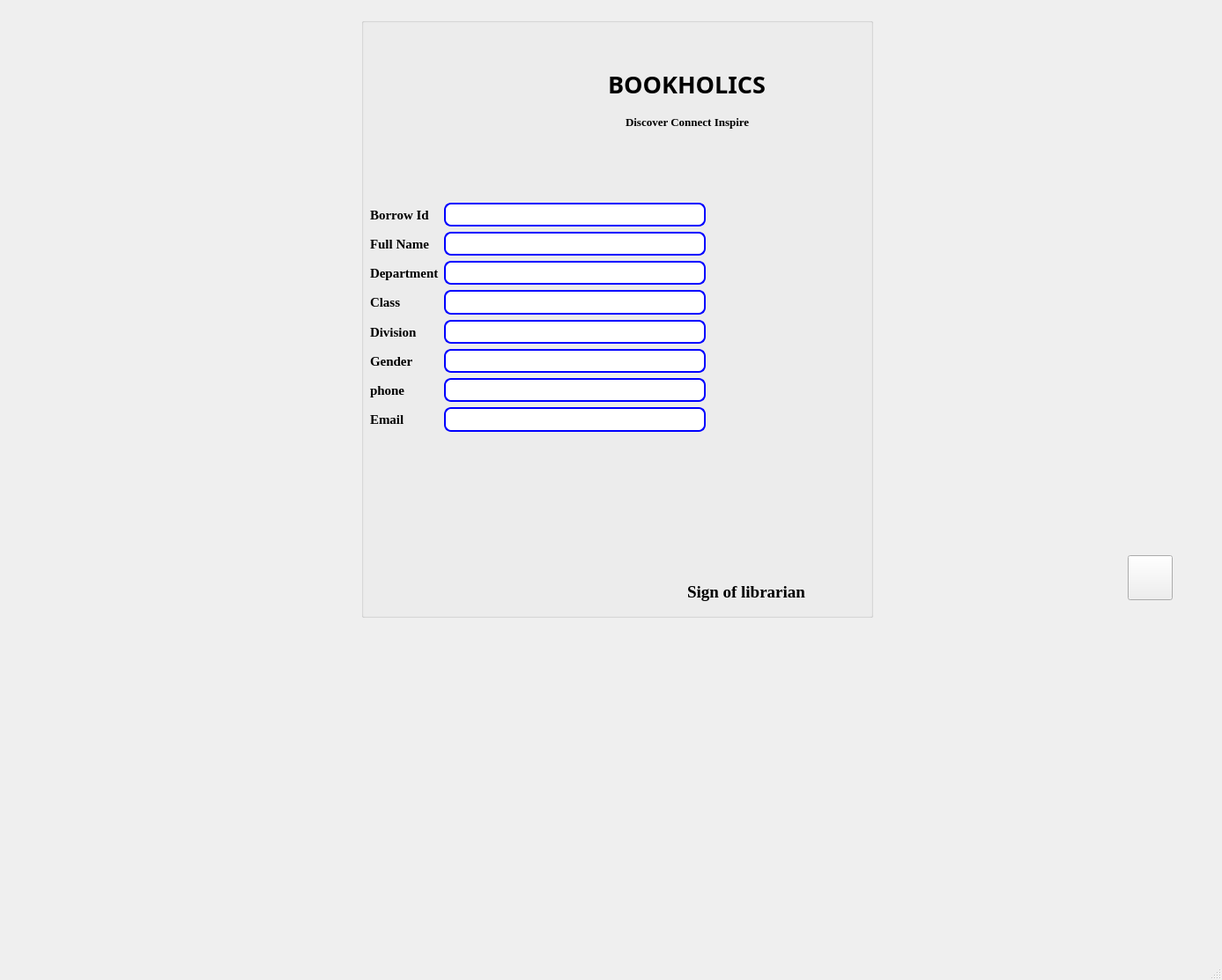
<?xml version="1.0" encoding="UTF-8"?>
<ui version="4.0">
 <class>library_card</class>
 <widget class="QMainWindow" name="library_card">
  <property name="geometry">
   <rect>
    <x>0</x>
    <y>0</y>
    <width>1387</width>
    <height>1112</height>
   </rect>
  </property>
  <property name="windowTitle">
   <string>Library Card</string>
  </property>
  <property name="windowIcon">
   <iconset resource="bookholics.qrc">
    <normaloff>:/image/logo.jpg</normaloff>:/image/logo.jpg</iconset>
  </property>
  <widget class="QWidget" name="centralwidget">
   <widget class="QGroupBox" name="groupBox">
    <property name="geometry">
     <rect>
      <x>410</x>
      <y>20</y>
      <width>581</width>
      <height>681</height>
     </rect>
    </property>
    <property name="title">
     <string/>
    </property>
    <widget class="QLabel" name="label_3">
     <property name="geometry">
      <rect>
       <x>300</x>
       <y>110</y>
       <width>231</width>
       <height>16</height>
      </rect>
     </property>
     <property name="font">
      <font>
       <family>Times New Roman</family>
       <pointsize>10</pointsize>
       <weight>75</weight>
       <bold>true</bold>
      </font>
     </property>
     <property name="text">
      <string>Discover Connect Inspire</string>
     </property>
    </widget>
    <widget class="QLabel" name="label">
     <property name="geometry">
      <rect>
       <x>10</x>
       <y>20</y>
       <width>251</width>
       <height>171</height>
      </rect>
     </property>
     <property name="styleSheet">
      <string notr="true">border-image: url(:/image/book1.jpg);</string>
     </property>
     <property name="text">
      <string/>
     </property>
    </widget>
    <widget class="QLabel" name="label_2">
     <property name="geometry">
      <rect>
       <x>280</x>
       <y>55</y>
       <width>231</width>
       <height>41</height>
      </rect>
     </property>
     <property name="font">
      <font>
       <family>Segoe Print</family>
       <pointsize>20</pointsize>
       <weight>75</weight>
       <bold>true</bold>
      </font>
     </property>
     <property name="text">
      <string>BOOKHOLICS</string>
     </property>
    </widget>
    <widget class="QWidget" name="formLayoutWidget">
     <property name="geometry">
      <rect>
       <x>10</x>
       <y>210</y>
       <width>381</width>
       <height>260</height>
      </rect>
     </property>
     <layout class="QFormLayout" name="formLayout">
      <item row="0" column="0">
       <widget class="QLabel" name="label_4">
        <property name="font">
         <font>
          <family>Times New Roman</family>
          <pointsize>11</pointsize>
          <weight>75</weight>
          <bold>true</bold>
         </font>
        </property>
        <property name="text">
         <string>Borrow Id</string>
        </property>
       </widget>
      </item>
      <item row="0" column="1">
       <widget class="QLineEdit" name="lineEdit_borrow_id">
        <property name="font">
         <font>
          <family>Times New Roman</family>
          <pointsize>11</pointsize>
         </font>
        </property>
        <property name="styleSheet">
         <string notr="true">padding:2px;
border-style:solid;
border:2px solid blue;
border-radius:8px;</string>
        </property>
       </widget>
      </item>
      <item row="1" column="0">
       <widget class="QLabel" name="label_5">
        <property name="font">
         <font>
          <family>Times New Roman</family>
          <pointsize>11</pointsize>
          <weight>75</weight>
          <bold>true</bold>
         </font>
        </property>
        <property name="text">
         <string>Full Name</string>
        </property>
       </widget>
      </item>
      <item row="1" column="1">
       <widget class="QLineEdit" name="lineEdit_full_name">
        <property name="font">
         <font>
          <family>Times New Roman</family>
          <pointsize>11</pointsize>
         </font>
        </property>
        <property name="styleSheet">
         <string notr="true">padding:2px;
border-style:solid;
border:2px solid blue;
border-radius:8px;</string>
        </property>
       </widget>
      </item>
      <item row="2" column="0">
       <widget class="QLabel" name="label_6">
        <property name="font">
         <font>
          <family>Times New Roman</family>
          <pointsize>11</pointsize>
          <weight>75</weight>
          <bold>true</bold>
         </font>
        </property>
        <property name="text">
         <string>Department</string>
        </property>
       </widget>
      </item>
      <item row="2" column="1">
       <widget class="QLineEdit" name="lineEdit_dept">
        <property name="font">
         <font>
          <family>Times New Roman</family>
          <pointsize>11</pointsize>
         </font>
        </property>
        <property name="styleSheet">
         <string notr="true">padding:2px;
border-style:solid;
border:2px solid blue;
border-radius:8px;</string>
        </property>
       </widget>
      </item>
      <item row="3" column="0">
       <widget class="QLabel" name="label_7">
        <property name="font">
         <font>
          <family>Times New Roman</family>
          <pointsize>11</pointsize>
          <weight>75</weight>
          <bold>true</bold>
         </font>
        </property>
        <property name="text">
         <string>Class</string>
        </property>
       </widget>
      </item>
      <item row="3" column="1">
       <widget class="QLineEdit" name="lineEdit_class">
        <property name="font">
         <font>
          <family>Times New Roman</family>
          <pointsize>11</pointsize>
         </font>
        </property>
        <property name="styleSheet">
         <string notr="true">padding:2px;
border-style:solid;
border:2px solid blue;
border-radius:8px;</string>
        </property>
       </widget>
      </item>
      <item row="4" column="0">
       <widget class="QLabel" name="label_8">
        <property name="font">
         <font>
          <family>Times New Roman</family>
          <pointsize>11</pointsize>
          <weight>75</weight>
          <bold>true</bold>
         </font>
        </property>
        <property name="text">
         <string>Division</string>
        </property>
       </widget>
      </item>
      <item row="4" column="1">
       <widget class="QLineEdit" name="lineEdit_division">
        <property name="font">
         <font>
          <family>Times New Roman</family>
          <pointsize>11</pointsize>
         </font>
        </property>
        <property name="styleSheet">
         <string notr="true">padding:2px;
border-style:solid;
border:2px solid blue;
border-radius:8px;</string>
        </property>
       </widget>
      </item>
      <item row="5" column="0">
       <widget class="QLabel" name="label_11">
        <property name="font">
         <font>
          <family>Times New Roman</family>
          <pointsize>11</pointsize>
          <weight>75</weight>
          <bold>true</bold>
         </font>
        </property>
        <property name="text">
         <string>Gender</string>
        </property>
       </widget>
      </item>
      <item row="5" column="1">
       <widget class="QLineEdit" name="lineEdit_gender">
        <property name="font">
         <font>
          <family>Times New Roman</family>
          <pointsize>11</pointsize>
         </font>
        </property>
        <property name="styleSheet">
         <string notr="true">padding:2px;
border-style:solid;
border:2px solid blue;
border-radius:8px;</string>
        </property>
       </widget>
      </item>
      <item row="6" column="0">
       <widget class="QLabel" name="label_14">
        <property name="font">
         <font>
          <family>Times New Roman</family>
          <pointsize>11</pointsize>
          <weight>75</weight>
          <bold>true</bold>
         </font>
        </property>
        <property name="text">
         <string>phone</string>
        </property>
       </widget>
      </item>
      <item row="6" column="1">
       <widget class="QLineEdit" name="lineEdit_phone">
        <property name="font">
         <font>
          <family>Times New Roman</family>
          <pointsize>11</pointsize>
         </font>
        </property>
        <property name="styleSheet">
         <string notr="true">padding:2px;
border-style:solid;
border:2px solid blue;
border-radius:8px;</string>
        </property>
       </widget>
      </item>
      <item row="7" column="0">
       <widget class="QLabel" name="label_9">
        <property name="font">
         <font>
          <family>Times New Roman</family>
          <pointsize>11</pointsize>
          <weight>75</weight>
          <bold>true</bold>
         </font>
        </property>
        <property name="text">
         <string>Email</string>
        </property>
       </widget>
      </item>
      <item row="7" column="1">
       <widget class="QLineEdit" name="lineEdit_email">
        <property name="font">
         <font>
          <family>Times New Roman</family>
          <pointsize>11</pointsize>
         </font>
        </property>
        <property name="styleSheet">
         <string notr="true">padding:2px;
border-style:solid;
border:2px solid blue;
border-radius:8px;</string>
        </property>
       </widget>
      </item>
     </layout>
    </widget>
    <widget class="QLabel" name="label_10">
     <property name="geometry">
      <rect>
       <x>10</x>
       <y>480</y>
       <width>381</width>
       <height>31</height>
      </rect>
     </property>
     <property name="styleSheet">
      <string notr="true">border-image: url(:/image/barcode.png);</string>
     </property>
     <property name="text">
      <string/>
     </property>
    </widget>
    <widget class="QLabel" name="label_id">
     <property name="geometry">
      <rect>
       <x>150</x>
       <y>520</y>
       <width>141</width>
       <height>21</height>
      </rect>
     </property>
     <property name="styleSheet">
      <string notr="true"/>
     </property>
     <property name="text">
      <string/>
     </property>
    </widget>
    <widget class="QLabel" name="label_12">
     <property name="geometry">
      <rect>
       <x>280</x>
       <y>570</y>
       <width>291</width>
       <height>71</height>
      </rect>
     </property>
     <property name="styleSheet">
      <string notr="true">border-image: url(:/image/sign.jpeg);</string>
     </property>
     <property name="text">
      <string/>
     </property>
    </widget>
    <widget class="QLabel" name="label_13">
     <property name="geometry">
      <rect>
       <x>370</x>
       <y>640</y>
       <width>161</width>
       <height>23</height>
      </rect>
     </property>
     <property name="font">
      <font>
       <family>Times New Roman</family>
       <pointsize>14</pointsize>
       <weight>75</weight>
       <bold>true</bold>
      </font>
     </property>
     <property name="text">
      <string>Sign of librarian</string>
     </property>
    </widget>
   </widget>
   <widget class="QPushButton" name="pushButton">
    <property name="geometry">
     <rect>
      <x>1280</x>
      <y>630</y>
      <width>51</width>
      <height>51</height>
     </rect>
    </property>
    <property name="font">
     <font>
      <family>Times New Roman</family>
      <pointsize>14</pointsize>
      <weight>75</weight>
      <bold>true</bold>
     </font>
    </property>
    <property name="styleSheet">
     <string notr="true">border-image: url(:/image/build_icard.jpg);</string>
    </property>
    <property name="text">
     <string/>
    </property>
   </widget>
  </widget>
  <widget class="QStatusBar" name="statusbar"/>
 </widget>
 <resources>
  <include location="bookholics.qrc"/>
 </resources>
 <connections/>
</ui>
